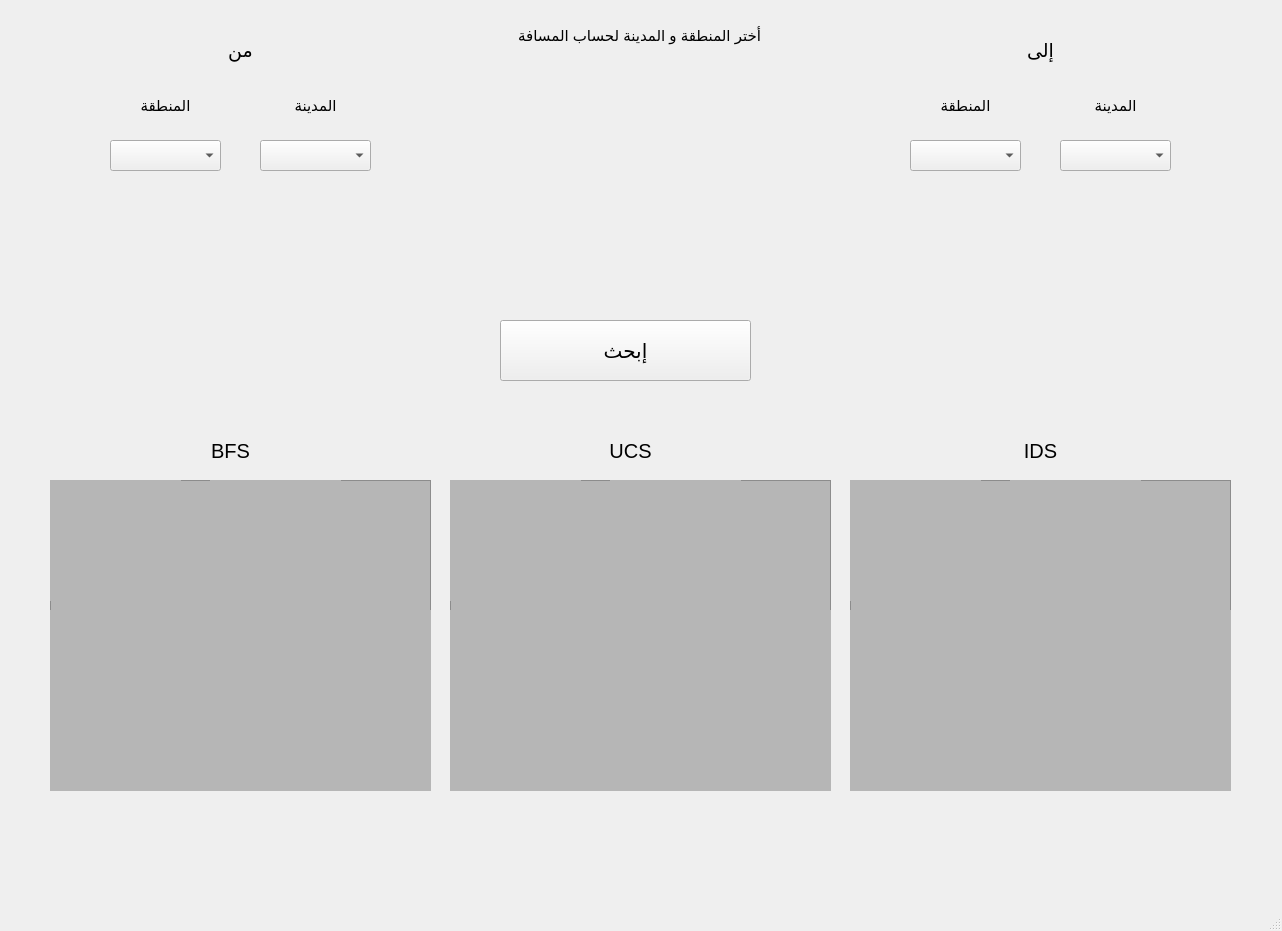
<?xml version="1.0" encoding="UTF-8"?>
<ui version="4.0">
 <class>MainWindow</class>
 <widget class="QMainWindow" name="MainWindow">
  <property name="geometry">
   <rect>
    <x>0</x>
    <y>0</y>
    <width>1282</width>
    <height>931</height>
   </rect>
  </property>
  <property name="minimumSize">
   <size>
    <width>1282</width>
    <height>931</height>
   </size>
  </property>
  <property name="maximumSize">
   <size>
    <width>1282</width>
    <height>931</height>
   </size>
  </property>
  <property name="windowTitle">
   <string>MainWindow</string>
  </property>
  <property name="locale">
   <locale language="Arabic" country="SaudiArabia"/>
  </property>
  <widget class="QWidget" name="centralwidget">
   <widget class="QPushButton" name="pushButton">
    <property name="geometry">
     <rect>
      <x>500</x>
      <y>320</y>
      <width>251</width>
      <height>61</height>
     </rect>
    </property>
    <property name="font">
     <font>
      <pointsize>15</pointsize>
     </font>
    </property>
    <property name="text">
     <string>إبحث</string>
    </property>
   </widget>
   <widget class="QComboBox" name="comboBox_Region_From">
    <property name="geometry">
     <rect>
      <x>110</x>
      <y>140</y>
      <width>111</width>
      <height>31</height>
     </rect>
    </property>
   </widget>
   <widget class="QComboBox" name="comboBox_City_From">
    <property name="geometry">
     <rect>
      <x>260</x>
      <y>140</y>
      <width>111</width>
      <height>31</height>
     </rect>
    </property>
   </widget>
   <widget class="QLabel" name="label">
    <property name="geometry">
     <rect>
      <x>110</x>
      <y>90</y>
      <width>111</width>
      <height>31</height>
     </rect>
    </property>
    <property name="font">
     <font>
      <pointsize>11</pointsize>
      <weight>50</weight>
      <italic>false</italic>
      <bold>false</bold>
      <underline>false</underline>
      <strikeout>false</strikeout>
     </font>
    </property>
    <property name="text">
     <string>المنطقة</string>
    </property>
    <property name="alignment">
     <set>Qt::AlignCenter</set>
    </property>
   </widget>
   <widget class="QLabel" name="label_2">
    <property name="geometry">
     <rect>
      <x>260</x>
      <y>90</y>
      <width>111</width>
      <height>31</height>
     </rect>
    </property>
    <property name="font">
     <font>
      <pointsize>11</pointsize>
     </font>
    </property>
    <property name="text">
     <string>المدينة</string>
    </property>
    <property name="alignment">
     <set>Qt::AlignCenter</set>
    </property>
   </widget>
   <widget class="QLabel" name="label_3">
    <property name="geometry">
     <rect>
      <x>510</x>
      <y>10</y>
      <width>251</width>
      <height>51</height>
     </rect>
    </property>
    <property name="font">
     <font>
      <pointsize>11</pointsize>
     </font>
    </property>
    <property name="text">
     <string>أختر المنطقة و المدينة لحساب المسافة</string>
    </property>
   </widget>
   <widget class="QLabel" name="label_4">
    <property name="geometry">
     <rect>
      <x>150</x>
      <y>430</y>
      <width>161</width>
      <height>41</height>
     </rect>
    </property>
    <property name="font">
     <font>
      <pointsize>15</pointsize>
     </font>
    </property>
    <property name="text">
     <string>BFS</string>
    </property>
    <property name="alignment">
     <set>Qt::AlignCenter</set>
    </property>
   </widget>
   <widget class="QLabel" name="label_5">
    <property name="geometry">
     <rect>
      <x>550</x>
      <y>430</y>
      <width>161</width>
      <height>41</height>
     </rect>
    </property>
    <property name="font">
     <font>
      <pointsize>15</pointsize>
     </font>
    </property>
    <property name="text">
     <string>UCS</string>
    </property>
    <property name="alignment">
     <set>Qt::AlignCenter</set>
    </property>
   </widget>
   <widget class="QLabel" name="label_6">
    <property name="geometry">
     <rect>
      <x>960</x>
      <y>430</y>
      <width>161</width>
      <height>41</height>
     </rect>
    </property>
    <property name="font">
     <font>
      <pointsize>15</pointsize>
     </font>
    </property>
    <property name="text">
     <string>IDS</string>
    </property>
    <property name="alignment">
     <set>Qt::AlignCenter</set>
    </property>
   </widget>
   <widget class="QLabel" name="label_7">
    <property name="geometry">
     <rect>
      <x>180</x>
      <y>20</y>
      <width>121</width>
      <height>61</height>
     </rect>
    </property>
    <property name="font">
     <font>
      <pointsize>14</pointsize>
     </font>
    </property>
    <property name="text">
     <string>من</string>
    </property>
    <property name="alignment">
     <set>Qt::AlignCenter</set>
    </property>
   </widget>
   <widget class="QLabel" name="label_8">
    <property name="geometry">
     <rect>
      <x>1060</x>
      <y>90</y>
      <width>111</width>
      <height>31</height>
     </rect>
    </property>
    <property name="font">
     <font>
      <pointsize>11</pointsize>
     </font>
    </property>
    <property name="text">
     <string>المدينة</string>
    </property>
    <property name="alignment">
     <set>Qt::AlignCenter</set>
    </property>
   </widget>
   <widget class="QComboBox" name="comboBox_City_To">
    <property name="geometry">
     <rect>
      <x>1060</x>
      <y>140</y>
      <width>111</width>
      <height>31</height>
     </rect>
    </property>
   </widget>
   <widget class="QComboBox" name="comboBox_Region_To">
    <property name="geometry">
     <rect>
      <x>910</x>
      <y>140</y>
      <width>111</width>
      <height>31</height>
     </rect>
    </property>
   </widget>
   <widget class="QLabel" name="label_9">
    <property name="geometry">
     <rect>
      <x>980</x>
      <y>20</y>
      <width>121</width>
      <height>61</height>
     </rect>
    </property>
    <property name="font">
     <font>
      <pointsize>14</pointsize>
     </font>
    </property>
    <property name="text">
     <string>إلى</string>
    </property>
    <property name="alignment">
     <set>Qt::AlignCenter</set>
    </property>
   </widget>
   <widget class="QLabel" name="label_10">
    <property name="geometry">
     <rect>
      <x>910</x>
      <y>90</y>
      <width>111</width>
      <height>31</height>
     </rect>
    </property>
    <property name="font">
     <font>
      <pointsize>11</pointsize>
      <weight>50</weight>
      <italic>false</italic>
      <bold>false</bold>
      <underline>false</underline>
      <strikeout>false</strikeout>
     </font>
    </property>
    <property name="text">
     <string>المنطقة</string>
    </property>
    <property name="alignment">
     <set>Qt::AlignCenter</set>
    </property>
   </widget>
   <widget class="QFrame" name="BFS_Frame">
    <property name="geometry">
     <rect>
      <x>50</x>
      <y>480</y>
      <width>381</width>
      <height>311</height>
     </rect>
    </property>
    <property name="styleSheet">
     <string notr="true">background-color: rgb(182, 182, 182);</string>
    </property>
    <property name="frameShape">
     <enum>QFrame::StyledPanel</enum>
    </property>
    <property name="frameShadow">
     <enum>QFrame::Raised</enum>
    </property>
    <widget class="QLabel" name="Distance_lable_BFS">
     <property name="geometry">
      <rect>
       <x>0</x>
       <y>0</y>
       <width>131</width>
       <height>41</height>
      </rect>
     </property>
     <property name="text">
      <string/>
     </property>
    </widget>
    <widget class="QLabel" name="Number_Of_Nodes_Lable_BFS">
     <property name="geometry">
      <rect>
       <x>0</x>
       <y>40</y>
       <width>131</width>
       <height>41</height>
      </rect>
     </property>
     <property name="text">
      <string/>
     </property>
    </widget>
    <widget class="QLabel" name="Fringe_Max_Size_Lable_BFS">
     <property name="geometry">
      <rect>
       <x>0</x>
       <y>80</y>
       <width>131</width>
       <height>41</height>
      </rect>
     </property>
     <property name="text">
      <string/>
     </property>
    </widget>
    <widget class="QLabel" name="Fringe_Max_Size_Result_BFS">
     <property name="geometry">
      <rect>
       <x>160</x>
       <y>80</y>
       <width>131</width>
       <height>41</height>
      </rect>
     </property>
     <property name="text">
      <string/>
     </property>
    </widget>
    <widget class="QLabel" name="Numbe_Of_Nodes_Result_BFS">
     <property name="geometry">
      <rect>
       <x>160</x>
       <y>40</y>
       <width>131</width>
       <height>41</height>
      </rect>
     </property>
     <property name="text">
      <string/>
     </property>
    </widget>
    <widget class="QLabel" name="Distannce_result_BFS">
     <property name="geometry">
      <rect>
       <x>160</x>
       <y>0</y>
       <width>131</width>
       <height>41</height>
      </rect>
     </property>
     <property name="text">
      <string/>
     </property>
    </widget>
    <widget class="QLabel" name="Route_BFS">
     <property name="geometry">
      <rect>
       <x>0</x>
       <y>130</y>
       <width>381</width>
       <height>181</height>
      </rect>
     </property>
     <property name="text">
      <string/>
     </property>
    </widget>
   </widget>
   <widget class="QFrame" name="UCS_Frame">
    <property name="geometry">
     <rect>
      <x>450</x>
      <y>480</y>
      <width>381</width>
      <height>311</height>
     </rect>
    </property>
    <property name="styleSheet">
     <string notr="true">background-color: rgb(182, 182, 182);</string>
    </property>
    <property name="frameShape">
     <enum>QFrame::StyledPanel</enum>
    </property>
    <property name="frameShadow">
     <enum>QFrame::Raised</enum>
    </property>
    <widget class="QLabel" name="Distance_lable_UCS">
     <property name="geometry">
      <rect>
       <x>0</x>
       <y>0</y>
       <width>131</width>
       <height>41</height>
      </rect>
     </property>
     <property name="text">
      <string/>
     </property>
    </widget>
    <widget class="QLabel" name="Number_Of_Nodes_Lable_UCS">
     <property name="geometry">
      <rect>
       <x>0</x>
       <y>40</y>
       <width>131</width>
       <height>41</height>
      </rect>
     </property>
     <property name="text">
      <string/>
     </property>
    </widget>
    <widget class="QLabel" name="Fringe_Max_Size_Lable_UCS">
     <property name="geometry">
      <rect>
       <x>0</x>
       <y>80</y>
       <width>131</width>
       <height>41</height>
      </rect>
     </property>
     <property name="text">
      <string/>
     </property>
    </widget>
    <widget class="QLabel" name="Fringe_Max_Size_Result_UCS">
     <property name="geometry">
      <rect>
       <x>160</x>
       <y>80</y>
       <width>131</width>
       <height>41</height>
      </rect>
     </property>
     <property name="text">
      <string/>
     </property>
    </widget>
    <widget class="QLabel" name="Numbe_Of_Nodes_Result_UCS">
     <property name="geometry">
      <rect>
       <x>160</x>
       <y>40</y>
       <width>131</width>
       <height>41</height>
      </rect>
     </property>
     <property name="text">
      <string/>
     </property>
    </widget>
    <widget class="QLabel" name="Distannce_result_UCS">
     <property name="geometry">
      <rect>
       <x>160</x>
       <y>0</y>
       <width>131</width>
       <height>41</height>
      </rect>
     </property>
     <property name="text">
      <string/>
     </property>
    </widget>
    <widget class="QLabel" name="Route_UCS">
     <property name="geometry">
      <rect>
       <x>0</x>
       <y>130</y>
       <width>381</width>
       <height>181</height>
      </rect>
     </property>
     <property name="text">
      <string/>
     </property>
    </widget>
   </widget>
   <widget class="QFrame" name="BFS_Frame_3">
    <property name="geometry">
     <rect>
      <x>850</x>
      <y>480</y>
      <width>381</width>
      <height>311</height>
     </rect>
    </property>
    <property name="styleSheet">
     <string notr="true">background-color: rgb(182, 182, 182);</string>
    </property>
    <property name="frameShape">
     <enum>QFrame::StyledPanel</enum>
    </property>
    <property name="frameShadow">
     <enum>QFrame::Raised</enum>
    </property>
    <widget class="QLabel" name="Distance_lable_IDS">
     <property name="geometry">
      <rect>
       <x>0</x>
       <y>0</y>
       <width>131</width>
       <height>41</height>
      </rect>
     </property>
     <property name="text">
      <string/>
     </property>
    </widget>
    <widget class="QLabel" name="Number_Of_Nodes_Lable_IDS">
     <property name="geometry">
      <rect>
       <x>0</x>
       <y>40</y>
       <width>131</width>
       <height>41</height>
      </rect>
     </property>
     <property name="text">
      <string/>
     </property>
    </widget>
    <widget class="QLabel" name="Fringe_Max_Size_Lable_IDS">
     <property name="geometry">
      <rect>
       <x>0</x>
       <y>80</y>
       <width>131</width>
       <height>41</height>
      </rect>
     </property>
     <property name="text">
      <string/>
     </property>
    </widget>
    <widget class="QLabel" name="Fringe_Max_Size_Result_IDS">
     <property name="geometry">
      <rect>
       <x>160</x>
       <y>80</y>
       <width>131</width>
       <height>41</height>
      </rect>
     </property>
     <property name="text">
      <string/>
     </property>
    </widget>
    <widget class="QLabel" name="Numbe_Of_Nodes_Result_IDS">
     <property name="geometry">
      <rect>
       <x>160</x>
       <y>40</y>
       <width>131</width>
       <height>41</height>
      </rect>
     </property>
     <property name="text">
      <string/>
     </property>
    </widget>
    <widget class="QLabel" name="Distannce_result_IDS">
     <property name="geometry">
      <rect>
       <x>160</x>
       <y>0</y>
       <width>131</width>
       <height>41</height>
      </rect>
     </property>
     <property name="text">
      <string/>
     </property>
    </widget>
    <widget class="QLabel" name="Route_IDS">
     <property name="geometry">
      <rect>
       <x>0</x>
       <y>130</y>
       <width>381</width>
       <height>181</height>
      </rect>
     </property>
     <property name="text">
      <string/>
     </property>
    </widget>
   </widget>
  </widget>
  <widget class="QMenuBar" name="menubar">
   <property name="geometry">
    <rect>
     <x>0</x>
     <y>0</y>
     <width>1282</width>
     <height>21</height>
    </rect>
   </property>
  </widget>
  <widget class="QStatusBar" name="statusbar"/>
 </widget>
 <resources/>
 <connections/>
</ui>
